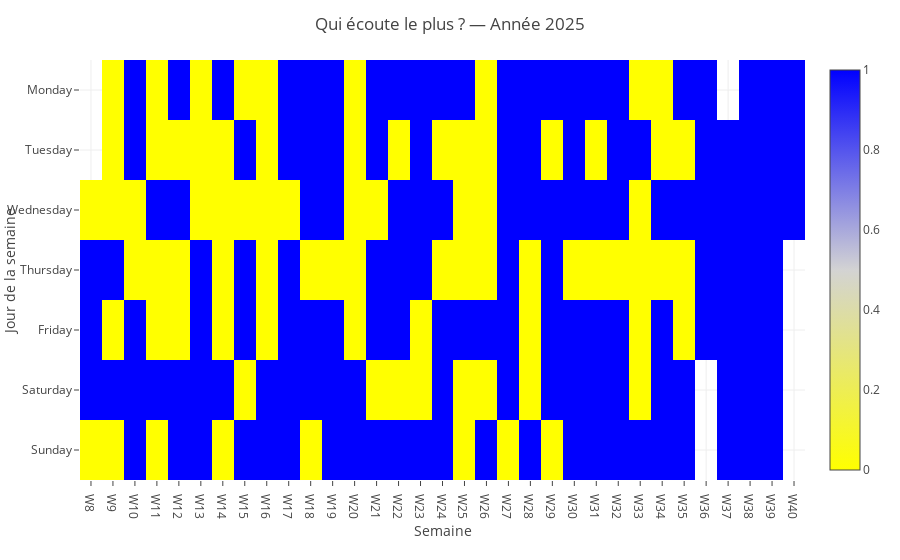

Notebook code cell kept with this figure:
### Code cell
# -1 : Gautier gagne / 0 : égalité / +1 : Justin gagne
pivot["compare_flag"] = pivot["compare"].apply(lambda x:
    1 if x > 0 else (-1 if x < 0 else 0)
)

# 4. Matrice pour la heatmap
matrix_compare = pivot.pivot(
    index="weekday",
    columns="week",
    values="compare_flag"
).reindex(jours_order)

# 5. Remap des valeurs en [0,1] pour Plotly
# -1 → 0 (jaune)
#  0 → 0.5 (gris)
# +1 → 1 (bleu)
matrix_plot = (matrix_compare + 1) / 2

# --- Labels axes ---
semaines = [f"W{w}" for w in matrix_compare.columns]
jours = matrix_compare.index.tolist()


fig = px.imshow(
    matrix_plot,
    x=semaines,
    y=jours,
    color_continuous_scale=["yellow", "lightgray", "blue"],
    aspect="auto",
)

fig.update_traces(
    hovertemplate="%{y}, %{x}<extra></extra>"
)

fig.update_layout(
    title=f"Qui écoute le plus ? — Année {year_selected}",
    xaxis_title="Semaine",
    yaxis_title="Jour de la semaine",
    plot_bgcolor='white',
    paper_bgcolor='white'
)
fig.show()
st.plotly_chart(fig)

### Figure 1 — Plotly figure (JSON) as saved in the notebook; plotly's stock layout.template omitted (floating-point values rounded to 4 significant figures; data arrays with more than 128 entries replaced by an {"elided": "..."} marker saying what was removed)
{"data": [{"coloraxis": "coloraxis", "hovertemplate": "%{y}, %{x}<extra></extra>", "name": "0", "type": "heatmap", "x": ["W8", "W9", "W10", "W11", "W12", "W13", "W14", "W15", "W16", "W17", "W18", "W19", "W20", "W21", "W22", "W23", "W24", "W25", "W26", "W27", "W28", "W29", "W30", "W31", "W32", "W33", "W34", "W35", "W36", "W37", "W38", "W39", "W40"], "xaxis": "x", "y": ["Monday", "Tuesday", "Wednesday", "Thursday", "Friday", "Saturday", "Sunday"], "yaxis": "y", "z": {"elided": "7x33 float values"}}], "layout": {"coloraxis": {"colorscale": [[0, "yellow"], [0.5, "lightgray"], [1, "blue"]]}, "margin": {"t": 60}, "paper_bgcolor": "white", "plot_bgcolor": "white", "title": {"text": "Qui écoute le plus ? — Année 2025"}, "xaxis": {"anchor": "y", "domain": [0, 1], "title": {"text": "Semaine"}}, "yaxis": {"anchor": "x", "autorange": "reversed", "domain": [0, 1], "title": {"text": "Jour de la semaine"}}}}
